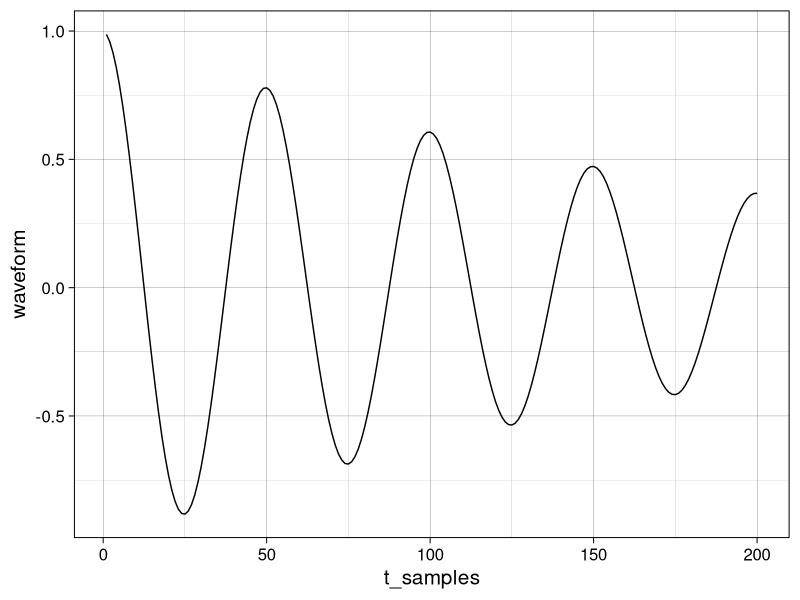

Generate this figure with R:
## ---- chunk 1
knitr::opts_chunk$set(echo = TRUE)
## ---- chunk 2
library(magrittr)
library(ggplot2)
## ---- chunk 3
theme_set(theme_linedraw(base_size = 15))
## ---- chunk 4
generate_waveform <- function(freq_hzs, amplitudes, decay_tau = 1.0, duration_s = 1.0, sps = 200) {
  t_samples <- seq(sps * duration_s)
  exp_decay <- exp(-t_samples / (decay_tau * sps))
  waveform_matrix = matrix(nrow = length(freq_hzs), ncol = length(t_samples))
  
  for (i in seq_along(freq_hzs)) {
    waveform_matrix[i, ] <- amplitudes[i] * cos(2 * pi * freq_hzs[i] * t_samples / sps) * exp_decay
  }
  
  wv <- colSums(waveform_matrix)
  
  data.frame(
    t_samples = t_samples,
    waveform = wv
  )
}
## ---- chunk 5
waveform_2 <- generate_waveform(c(4.0), c(1.0))
ggplot(waveform_2, aes(x = t_samples, y = waveform)) +
  geom_line()
